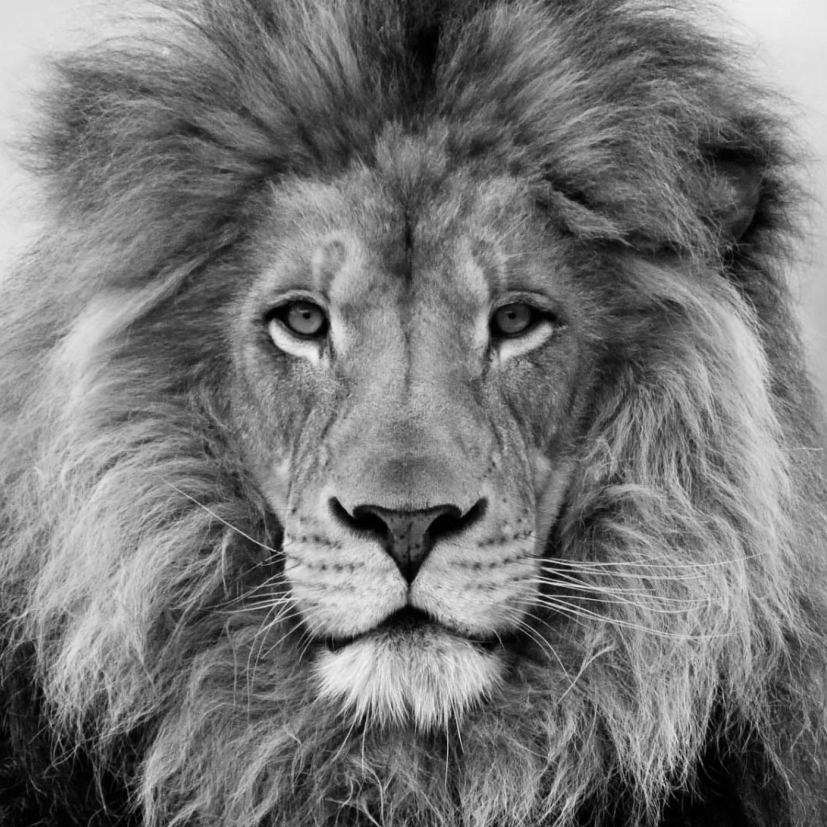
#> input picture TensorFlow_tutorials/tf-example-api-master/neural-style-tf-master/image_input/lion.jpg, 1654 x 1654 px (shown at 1/2 size)
$ python neural_style.py --content_frame_frmt styles/dark_matter_bw.png
#> lines starting #> are read from the running program, lines starting #| are printed output that depends on the picture
import tensorflow as tf
import numpy as np
import scipy.io
import argparse
import struct
import errno
import time
import cv2
import os

'''
  parsing and configuration
'''
# 用户自定义参数
model_weights = 'G:\develop\PycharmProjects\datasets\VGG_models\imagenet-vgg-verydeep-19.mat'
style_imgs = ['dark_matter_bw.png']
content_img = 'lion.jpg'
output_img_name = 'result2'

device = '/gpu:0'
# device = '/cpu:0'

def parse_args():
    desc = "TensorFlow implementation of 'A Neural Algorithm for Artistic Style'"
    parser = argparse.ArgumentParser(description=desc)

    # options for single image
    parser.add_argument('--verbose', action='store_true',
                        help='Boolean flag indicating if statements should be printed to the console.')

    parser.add_argument('--img_name', type=str,
                        default=output_img_name,
                        help='Filename of the output image.')

    parser.add_argument('--style_imgs', nargs='+', type=str,
                        default=style_imgs,
                        help='Filenames of the style images (example: starry-night.jpg)',
                        required=False)

    parser.add_argument('--style_imgs_weights', nargs='+', type=float,
                        default=[1.0],
                        help='Interpolation weights of each of the style images. (example: 0.5 0.5)')

    parser.add_argument('--content_img', type=str,
                        default=content_img,
                        help='Filename of the content image (example: lion.jpg)')

    parser.add_argument('--style_imgs_dir', type=str,
                        default='./styles',
                        help='Directory path to the style images. (default: %(default)s)')

    parser.add_argument('--content_img_dir', type=str,
                        default='./image_input',
                        help='Directory path to the content image. (default: %(default)s)')

    parser.add_argument('--init_img_type', type=str,
                        default='content',
                        choices=['random', 'content', 'style'],
                        help='Image used to initialize the network. (default: %(default)s)')

    parser.add_argument('--max_size', type=int,
                        default=512,
                        help='Maximum width or height of the input images. (default: %(default)s)')

    parser.add_argument('--content_weight', type=float,
                        default=5e0,
                        help='Weight for the content loss function. (default: %(default)s)')

    parser.add_argument('--style_weight', type=float,
                        default=1e4,
                        help='Weight for the style loss function. (default: %(default)s)')

    parser.add_argument('--tv_weight', type=float,
                        default=1e-3,
                        help='Weight for the total variational loss function. Set small (e.g. 1e-3). (default: %(default)s)')

    parser.add_argument('--temporal_weight', type=float,
                        default=2e2,
                        help='Weight for the temporal loss function. (default: %(default)s)')

    parser.add_argument('--content_loss_function', type=int,
                        default=1,
                        choices=[1, 2, 3],
                        help='Different constants for the content layer loss function. (default: %(default)s)')

    parser.add_argument('--content_layers', nargs='+', type=str,
                        default=['conv4_2'],
                        help='VGG19 layers used for the content image. (default: %(default)s)')

    parser.add_argument('--style_layers', nargs='+', type=str,
                        default=['relu1_1', 'relu2_1', 'relu3_1', 'relu4_1', 'relu5_1'],
                        help='VGG19 layers used for the style image. (default: %(default)s)')

    parser.add_argument('--content_layer_weights', nargs='+', type=float,
                        default=[1.0],
                        help='Contributions (weights) of each content layer to loss. (default: %(default)s)')

    parser.add_argument('--style_layer_weights', nargs='+', type=float,
                        default=[0.2, 0.2, 0.2, 0.2, 0.2],
                        help='Contributions (weights) of each style layer to loss. (default: %(default)s)')

    parser.add_argument('--original_colors', action='store_true',
                        help='Transfer the style but not the colors.')

    parser.add_argument('--color_convert_type', type=str,
                        default='yuv',
                        choices=['yuv', 'ycrcb', 'luv', 'lab'],
                        help='Color space for conversion to original colors (default: %(default)s)')

    parser.add_argument('--color_convert_time', type=str,
                        default='after',
                        choices=['after', 'before'],
                        help='Time (before or after) to convert to original colors (default: %(default)s)')

    parser.add_argument('--style_mask', action='store_true',
                        help='Transfer the style to masked regions.')

    parser.add_argument('--style_mask_imgs', nargs='+', type=str,
                        default=None,
                        help='Filenames of the style mask images (example: face_mask.png) (default: %(default)s)')

    parser.add_argument('--noise_ratio', type=float,
                        default=1.0,
                        help="Interpolation value between the content image and noise image if the network is initialized with 'random'.")

    parser.add_argument('--seed', type=int,
                        default=0,
                        help='Seed for the random number generator. (default: %(default)s)')

    parser.add_argument('--model_weights', type=str,
                        default=model_weights,
                        help='Weights and biases of the VGG-19 network.')

    parser.add_argument('--pooling_type', type=str,
                        default='avg',
                        choices=['avg', 'max'],
                        help='Type of pooling in convolutional neural network. (default: %(default)s)')

    parser.add_argument('--device', type=str,
                        default=device,
                        choices=['/gpu:0', '/cpu:0'],
                        help='GPU or CPU mode.  GPU mode requires NVIDIA CUDA. (default|recommended: %(default)s)')

    parser.add_argument('--img_output_dir', type=str,
                        default='./image_output',
                        help='Relative or absolute directory path to output image and data.')

    # optimizations
    parser.add_argument('--optimizer', type=str,
                        default='lbfgs',
                        choices=['lbfgs', 'adam'],
                        help='Loss minimization optimizer.  L-BFGS gives better results.  Adam uses less memory. (default|recommended: %(default)s)')

    parser.add_argument('--learning_rate', type=float,
                        default=1e0,
                        help='Learning rate parameter for the Adam optimizer. (default: %(default)s)')

    parser.add_argument('--max_iterations', type=int,
                        default=1000,
                        help='Max number of iterations for the Adam or L-BFGS optimizer. (default: %(default)s)')

    parser.add_argument('--print_iterations', type=int,
                        default=50,
                        help='Number of iterations between optimizer print statements. (default: %(default)s)')

    # options for video frames
    parser.add_argument('--video', action='store_true',
                        help='Boolean flag indicating if the user is generating a video.')

    parser.add_argument('--start_frame', type=int,
                        default=1,
                        help='First frame number.')

    parser.add_argument('--end_frame', type=int,
                        default=1,
                        help='Last frame number.')

    parser.add_argument('--first_frame_type', type=str,
                        choices=['random', 'content', 'style'],
                        default='content',
                        help='Image used to initialize the network during the rendering of the first frame.')

    parser.add_argument('--init_frame_type', type=str,
                        choices=['prev_warped', 'prev', 'random', 'content', 'style'],
                        default='prev_warped',
                        help='Image used to initialize the network during the every rendering after the first frame.')

    parser.add_argument('--video_input_dir', type=str,
                        default='./video_input',
                        help='Relative or absolute directory path to input frames.')

    parser.add_argument('--video_output_dir', type=str,
                        default='./video_output',
                        help='Relative or absolute directory path to output frames.')

    parser.add_argument('--content_frame_frmt', type=str,
                        default='frame_{}.ppm',
                        help='Filename format of the input content frames.')

    parser.add_argument('--backward_optical_flow_frmt', type=str,
                        default='backward_{}_{}.flo',
                        help='Filename format of the backward optical flow files.')

    parser.add_argument('--forward_optical_flow_frmt', type=str,
                        default='forward_{}_{}.flo',
                        help='Filename format of the forward optical flow files')

    parser.add_argument('--content_weights_frmt', type=str,
                        default='reliable_{}_{}.txt',
                        help='Filename format of the optical flow consistency files.')

    parser.add_argument('--prev_frame_indices', nargs='+', type=int,
                        default=[1],
                        help='Previous frames to consider for longterm temporal consistency.')

    parser.add_argument('--first_frame_iterations', type=int,
                        default=2000,
                        help='Maximum number of optimizer iterations of the first frame. (default: %(default)s)')

    parser.add_argument('--frame_iterations', type=int,
                        default=800,
                        help='Maximum number of optimizer iterations for each frame after the first frame. (default: %(default)s)')

    args = parser.parse_args()

    # normalize weights
    args.style_layer_weights = normalize(args.style_layer_weights)
    args.content_layer_weights = normalize(args.content_layer_weights)
    args.style_imgs_weights = normalize(args.style_imgs_weights)

    # create directories for output
    if args.video:
        maybe_make_directory(args.video_output_dir)
    else:
        maybe_make_directory(args.img_output_dir)

    return args


'''
  pre-trained vgg19 convolutional neural network
  remark: layers are manually initialized for clarity.
'''


# [119 lines left out: functions build_model, conv_layer, relu_layer, pool_layer, get_weights, get_bias, not called in this run]


'''
  'a neural algorithm for artistic style' loss functions
'''


# [91 lines left out: functions content_layer_loss, style_layer_loss, gram_matrix, mask_style_layer, sum_masked_style_losses, sum_style_losses and 1 more, not called in this run]


'''
  'artistic style transfer for videos' loss functions
'''


# [36 lines left out: functions temporal_loss, get_longterm_weights, sum_longterm_temporal_losses, sum_shortterm_temporal_losses, not called in this run]


'''
  utilities and i/o
'''


# [7 lines left out: function read_image, not called in this run]


def write_image(path, img):
    img = postprocess(img)
    cv2.imwrite(path, img)


def preprocess(img):
    # bgr to rgb
    img = img[..., ::-1]
    # shape (h, w, d) to (1, h, w, d)
    img = img[np.newaxis, :, :, :]
    img -= np.array([123.68, 116.779, 103.939]).reshape((1, 1, 1, 3))
    return img


# [38 lines left out: functions postprocess, read_flow_file, read_weights_file, not called in this run]


def normalize(weights):
    denom = sum(weights)
    if denom > 0.:
        return [float(i) / denom for i in weights]
    else:
        return [0.] * len(weights)


def maybe_make_directory(dir_path):
    if not os.path.exists(dir_path):
        os.makedirs(dir_path)


def check_image(img, path):
    if img is None:
        raise OSError(errno.ENOENT, "No such file", path)


'''
  rendering -- where the magic happens
'''


# [133 lines left out: functions stylize, minimize_with_lbfgs, minimize_with_adam, get_optimizer, write_video_output, write_image_output, not called in this run]


'''
  image loading and processing
'''


# [22 lines left out: functions get_init_image, get_content_frame, not called in this run]


def get_style_images(content_img):
    _, ch, cw, cd = content_img.shape
    style_imgs = []
    for style_fn in args.style_imgs:
        path = os.path.join(args.style_imgs_dir, style_fn)
        # bgr image
        img = cv2.imread(path, cv2.IMREAD_COLOR)
        check_image(img, path)
        img = img.astype(np.float32)
        img = cv2.resize(img, dsize=(cw, ch), interpolation=cv2.INTER_AREA)
        img = preprocess(img)
        style_imgs.append(img)
    return style_imgs


# [87 lines left out: functions get_noise_image, get_mask_image, get_prev_frame, get_prev_warped_frame, get_content_weights, warp_image and 1 more, not called in this run]


def get_content_image(content_img):
#> called with content_img = 'lion.jpg'
    path = os.path.join(args.content_img_dir, content_img)
    # bgr image
    img = cv2.imread(path, cv2.IMREAD_COLOR)
#> img is the input picture: shape (1654, 1654, 3); min 0, max 250, mean 118.3
    check_image(img, path)
    img = img.astype(np.float32)
    h, w, d = img.shape
#> h = 1654; w = 1654; d = 3
    mx = args.max_size
    # resize if > max size
    if h > w and h > mx:
        w = (float(mx) / float(h)) * w
        img = cv2.resize(img, dsize=(int(w), mx), interpolation=cv2.INTER_AREA)
    if w > mx:
        h = (float(mx) / float(w)) * h
#> h = 512
        img = cv2.resize(img, dsize=(mx, int(h)), interpolation=cv2.INTER_AREA)
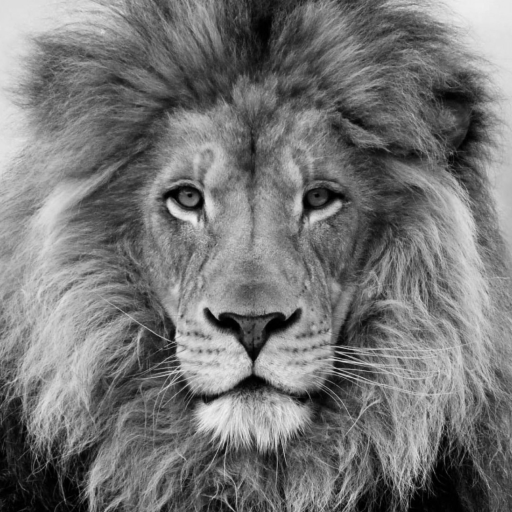
#> img: shape (512, 512, 3) float32; min 0, max 242, mean 118.3
    img = preprocess(img)
    return img


def render_single_image():
    content_img = get_content_image(args.content_img)
    style_imgs = get_style_images(content_img)
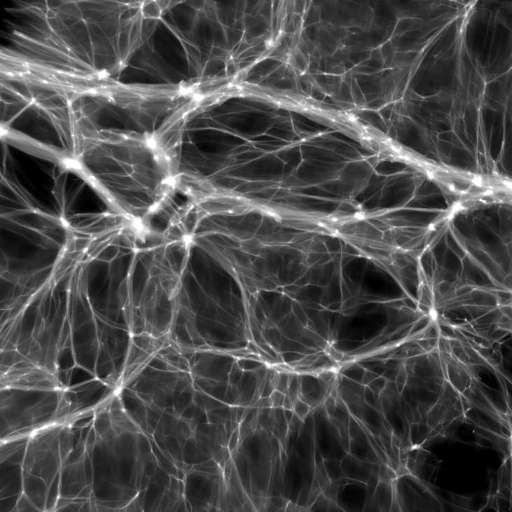
#> input picture TensorFlow_tutorials/tf-example-api-master/neural-style-tf-master/styles/dark_matter_bw.png, 512 x 512 px
#> in get_style_images, img is the input picture: shape (512, 512, 3); min 0, max 255, mean 75.4
#> style_imgs = 1 item
    with tf.Graph().as_default():
        print('\n---- RENDERING SINGLE IMAGE ----\n')
        init_img = get_init_image(args.init_img_type, content_img, style_imgs)
        tick = time.time()
        stylize(content_img, style_imgs, init_img)
        tock = time.time()
        print('Single image elapsed time: {}'.format(tock - tick))


# [22 lines left out: function render_video, not called in this run]


def main():
    global args
    args = parse_args()
    if args.video:
        render_video()
    else:
        render_single_image()
#> (the call stopped at in render_single_image, `with tf.Graph().as_default():`: tensorflow is not available in this run)


if __name__ == '__main__':
    start = time.clock()
    main()
    # 计时结束，并统计运行时长
    end = time.clock()
    # 图片融合总时长：596.236712 s --- 9.937279 min
    print('\n图片融合总时长：%f s --- %f min' % (end - start, (end - start) / 60.0))
